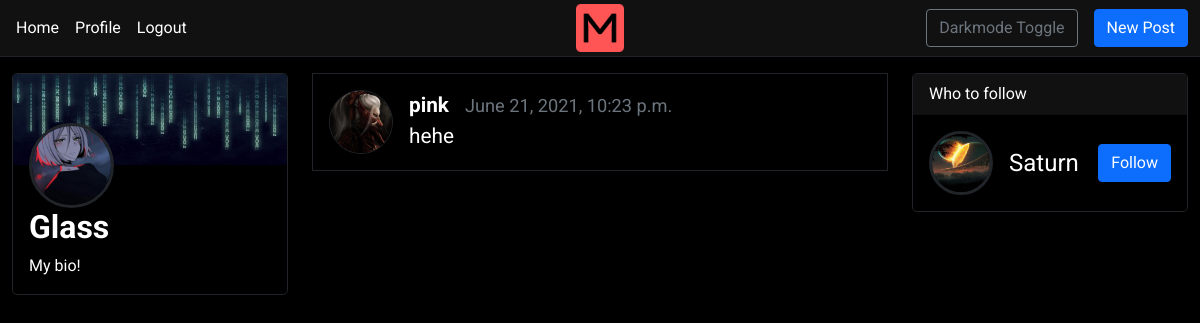
Page /p/b9f746aa332c49afbcf44c1d98479279 (signed in) on the committed database.
### users/models.py (models this page shows, shortened)
class Profile(models.Model):
    user = models.OneToOneField(User, on_delete=models.CASCADE)
    profile_pic = models.ImageField(upload_to=profile_pic_path, null=True, blank=True)
    profile_banner = models.ImageField(upload_to=profile_banner_path, null=True, blank=True)
    bio = models.TextField(null=True, blank=True, max_length=280, default="My bio!")

### posts/models.py (models this page shows, shortened)
class Post(models.Model):
    id = models.CharField(primary_key=True, max_length=32, editable=False, default=uuid_hex)
    text = models.CharField(max_length=255)
    author = models.ForeignKey(User, on_delete=models.CASCADE)
    date_posted = models.DateTimeField(auto_now=False, auto_now_add=True)
    last_updated = models.DateTimeField(auto_now=True, auto_now_add=False)

### posts/views.py (the view)
# urls.py: path('<str:pk>', login_required(views.PostDetailView.as_view()), name='post-detail'),
class PostDetailView(DetailView):
    model = Post
    def get_context_data(self, **kwargs):
        context = super().get_context_data(**kwargs)
        context['follow_suggestions'] = get_follow_suggestions(self.request)
        return context

### blog/context_processors.py (called while the page is built)
def context_forms(request):
    return {
        'post_form' : PostForm,
    }

### blog/views.py (called while the page is built)
def get_follow_suggestions(request):
    follow_suggestions = None
    follow_suggestions = User.objects.exclude(username=request.user.username)
    for user in follow_suggestions:
        if request.user.is_following(user):
            follow_suggestions = follow_suggestions.exclude(username=user.username)
    follow_suggestions = follow_suggestions.order_by('?')
    return follow_suggestions

### posts/models.py (called while the page is built)
def uuid_hex():
    return uuid4().hex

### users/context_processors.py (called while the page is built)
def user_pref(request):
    if request.user.is_authenticated:
        preferences = UserPreferences.objects.get(user=request.user)
    else:
        preferences = None
    return {
        'user_pref' : preferences,
    }

### users/models.py (called while the page is built)
    def is_following(self, user):
        return len(self.follower.filter(followee=user)) > 0

### posts/templates/posts/post_detail.html (shortened to what this page needs)
{% extends 'blog/base.html' %}
{% block content %}
<div class="border border-dark mt-3">
    <div class="post-wrapper">
        {% include 'posts/post.html' %}
    </div>
</div>
{% endblock content %}

### blog/templates/blog/profile_widget.html
<div class="border border-dark rounded-3 mt-3">
    <div>
        {% if user.profile.profile_banner %}
        <img class="w-100 rounded-top" src="{{ user.profile.profile_banner.url }}" />
        {% else %}
        <img class="w-100 rounded-top" src="https://cdn.kapwing.com/final_5dcc99aba3f32c0013ff8b46_45583.jpg">
        {% endif %}
    </div>
    <div class="p-3 pt-0">
        <div>
            <a href="{% url 'profile' user=user.username %}">
                {% if user.profile.profile_pic %}
                <img class="border border-3 border-dark rounded-circle profile-card-img"
                    src="{{ user.profile.profile_pic.url }}" />
                {% else %}
                <img class="border border-3 border-dark rounded-circle profile-card-img"
                    src="https://i2.wp.com/cdn.website-editor.net/337bd928b7f54e51813e75f713453762/dms3rep/multi/desktop/blank+employee.png" />
                {% endif %}
            </a>
        </div>
        <div>
            <h2 class="fw-bold">{{ user.username }}</h2>
            <span>{{ user.profile.bio }}</span>
        </div>
    </div>
</div>

### posts/templates/posts/post.html (shortened to what this page needs)
<div class="post">
    <div class="card-body d-flex">
        <div>
            <a href="{% url 'profile' user=post.author.username %}">
                {% if post.author.profile.profile_pic %}
                <img class="border border-1 border-dark rounded-circle post-profile-img"
                    src="{{ post.author.profile.profile_pic.url }}" />
                {% else %}
                <img class="border border-1 border-dark rounded-circle post-profile-img"
                    src="https://cdn.kapwing.com/final_5dcc99aba3f32c0013ff8b46_45583.jpg" />
                {% endif %}
            </a>
        </div>
        <div class="flex-fill ps-3">
            <div class="d-flex align-items-center">
                <div class="fw-bold me-3">
                    <a href="{% url 'profile' user=post.author.username %}">
                        {{ post.author.username }}</a>
                </div>
                <div class="small text-muted">
                     {{ post.date_posted }}
                </div>
            </div>
            <p class="card-text text-break">{{ post.text }}</p>
        </div>
    </div>
</div>

### blog/templates/blog/follow_card.html
<div class="follow-card d-flex align-items-center">
    {% include 'blog/user_card.html' %}
    <div class="ms-auto">
        {% include 'blog/follow_button.html' %}
    </div>
</div>

### blog/templates/blog/user_card.html
<div class="d-flex align-items-center p-3 user-card">
    <div>
        <a href="{% url 'profile' user=user.username %}">
            {% if user.profile.profile_pic %}
            <img class="border border-3 border-dark rounded-circle user-card-profile-img"
                src="{{ user.profile.profile_pic.url }}" />
            {% else %}
            <img class="border border-3 border-dark rounded-circle user-card-profile-img"
                src="https://cdn.kapwing.com/final_5dcc99aba3f32c0013ff8b46_45583.jpg" />
            {% endif %}
        </a>
    </div>
    <div class="user-card-details text-clip ps-3 pe-3">
        <div class="user-card-username">{{ user.username }}</div>
    </div>
</div>

### blog/templates/blog/follow_button.html
<button class="btn btn-primary m-3 follow-button" data-username="{{ user.username }}">Follow</button>

### blog/static/blog/blog.css (style rules this page uses)
body { font-family: Roboto, serif; }
img.profile-card-img { position: relative; margin-top: -17.5%; width: 35%; height: 35%; }
div.user-card { overflow: hidden; overflow-wrap: break-word; }
img.user-card-profile-img { width: 4rem; height: 4rem; }
div.user-card-username { font-size: 1.5rem; }

### posts/static/posts/posts.css (style rules this page uses)
.post-wrapper { font-size: 1.3em; cursor: pointer; }
div.post-wrapper a { color: inherit; text-decoration: none; }
img.post-profile-img { width: 4rem; height: 4rem; }

### blog/static/blog/darkmode.css (style rules this page uses)
body, textarea, .modal-content, .modal-header, .modal-footer { color: white; background-color: black; border-color: #212529; }

### rows in the picture
Post: author.profile.profile_pic (picture), author.username "pink", date_posted "June 21, 2021, 10:23 p.m.", text "hehe"

### other values in the picture
{{ user.username }} "Glass"
{{ user.profile.bio }} "My bio!"
{{ user.username }} "Saturn"
